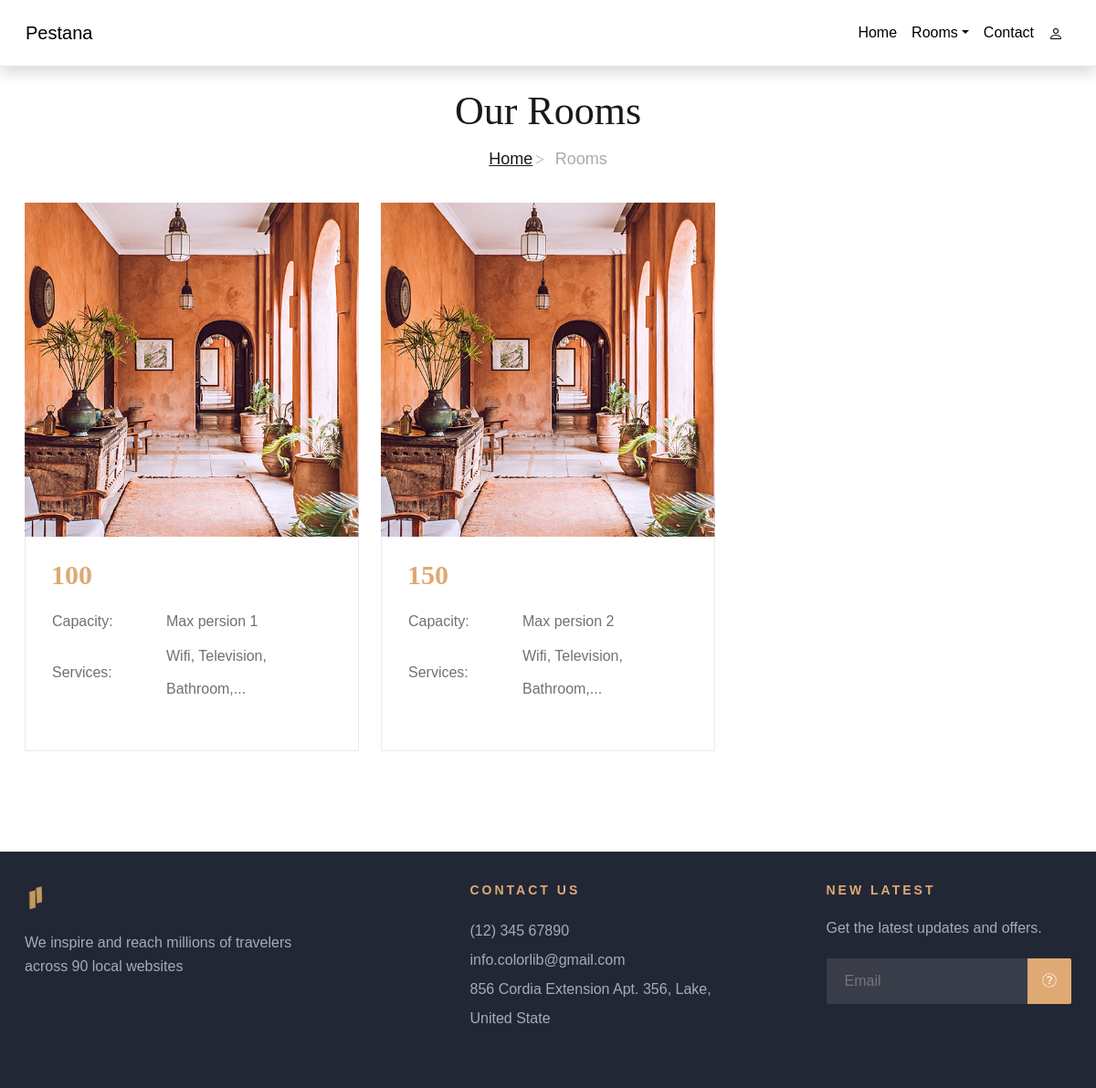
Page /Site/HH/roomsimple on the committed database.
### tables this page shows
CREATE TABLE `room` (
  `ChambreId` int(11) NOT NULL,
  `nombrepers` int(30) NOT NULL,
  `prix` float NOT NULL,
  `imageroom` varchar(20) NOT NULL,
  `typechambre` varchar(30) NOT NULL,
  `typedetype` varchar(20) NOT NULL
);

### Site/HH/controllers/HomeController.php (called while the page is built)
<?php
class HomeController{
    public function index($page){
        include('views/'.$page.'.php');
    }
}
?>

### Site/HH/autoload.php (called while the page is built, shortened)
<?php
function autoload($class_name){
    $array_paths = array(
        'database/',
        'app/classes/',
        'models/',
        'controllers/'
      );
    foreach($array_paths as $path){
        $file = sprintf($path.'%s.php',$class_name);
    }
}
?>

### Site/HH/database/DB.php (called while the page is built)
<?php
class DB{
    static public function connect(){
        $db=new PDO("mysql:host=localhost;dbname=rhotel","root","");
        $db->exec("set names utf8");
        $db->setAttribute(PDO::ATTR_ERRMODE,PDO::ERRMODE_WARNING);
        return $db;
    }
}
?>

### Site/HH/models/Room.php (called while the page is built, shortened)
<?php
class Room {
	static public function getAllsimple(){
		$stmt = DB::connect()->prepare('SELECT * FROM room where typechambre="double" or typechambre="single"');
		$stmt->execute();
		return $stmt->fetchAll();
	}
}

### Site/HH/controllers/RoomController.php (called while the page is built, shortened)
<?php
class RoomController{
	public function getAllroomsimple(){
		$room = Room::getAllsimple();
		return $room;
	}
	}
?>

### Site/HH/views/roomsimple.php (the view)
<?php
$data = new RoomController();
$rooms = $data->getAllroomsimple();
?>
 <div class="breadcrumb-section">
        <div class="container">
            <div class="row">
                <div class="col-lg-12">
                    <div class="breadcrumb-text">
                        <h2>Our Rooms</h2>
                        <div class="bt-option">
                            <a href="home">Home</a>
                            <span>Rooms</span>
                        </div>
                    </div>
                </div>
            </div>
        </div>
    </div>
 <section class="rooms-section spad">
        <div class="container">
            <div class="row">
            <?php foreach($rooms as $room):?>
                <div class="col-lg-4 col-md-6">
                    <div class="room-item">
                    <img src="./views/upload/<?php echo $room['imageroom'];?>" alt="">
                        <div class="ri-text">
                            <h3><?php echo $room['prix'];?></h3>
                            <table>
                                <tbody>
                                    <tr>
                                        <td class="r-o">Capacity:</td>
                                        <td>Max persion <?php echo $room['nombrepers'];?></td>
                                    </tr>
                                    <tr>
                                        <td class="r-o">Services:</td>
                                        <td>Wifi, Television, Bathroom,...</td>
                                    </tr>
                                </tbody>
                            </table>
                        </div>
                    </div>
                </div>
            <?php endforeach; ?>
            </div>
        </div>
    </section>

### Site/HH/views/public/css/style.css (style rules this page uses)
html, body { height: 100%; font-family: "Cabin", sans-serif; -webkit-font-smoothing: antialiased; }
h1, h2, h3, h4, h5, h6 { margin: 0; color: #111111; font-weight: 400; font-family: "Lora", serif; }
h2 { font-size: 36px; }
h3 { font-size: 30px; }
img { max-width: 100%; }
.spad { padding-top: 10px; padding-bottom: 100px; }
.row { margin-top: -4%; }
.breadcrumb-section { padding-top: 70px; padding-bottom: 80px; }
.breadcrumb-text { text-align: center; }
.breadcrumb-text h2 { font-size: 44px; color: #19191a; margin-bottom: 12px; }
.breadcrumb-text .bt-option a { display: inline-block; font-size: 18px; color: #19191a; margin-right: 20px; position: relative; font-weight: 500; }
.breadcrumb-text .bt-option a:after { position: absolute; right: -13px; top: 1px; content: " >"; font-size: 18px; font-family: "FontAwesome"; color: #aaaab3; }
.breadcrumb-text .bt-option span { display: inline-block; font-size: 18px; color: #aaaab3; }
.rooms-section { padding-top: 0; padding-bottom: 80px; }
.room-item { margin-bottom: 30px; }
.room-item img { min-width: 100%; }
.room-item .ri-text { border: 1px solid #ebebeb; border-top: none; padding: 24px 24px 30px 28px; }
.room-item .ri-text h3 { color: #dfa974; font-weight: 700; margin-bottom: 14px; }
.room-item .ri-text table { margin-bottom: 18px; }
.room-item .ri-text table tbody tr td { font-size: 16px; color: #707079; line-height: 36px; }
.room-item .ri-text table tbody tr td.r-o { width: 125px; }
@media only screen and (min-width: 1200px) { .container { max-width: 1170px; } }

### rows in the picture
room: imageroom (picture), prix "100", nombrepers "1"
room: imageroom (picture), prix "150", nombrepers "2"
